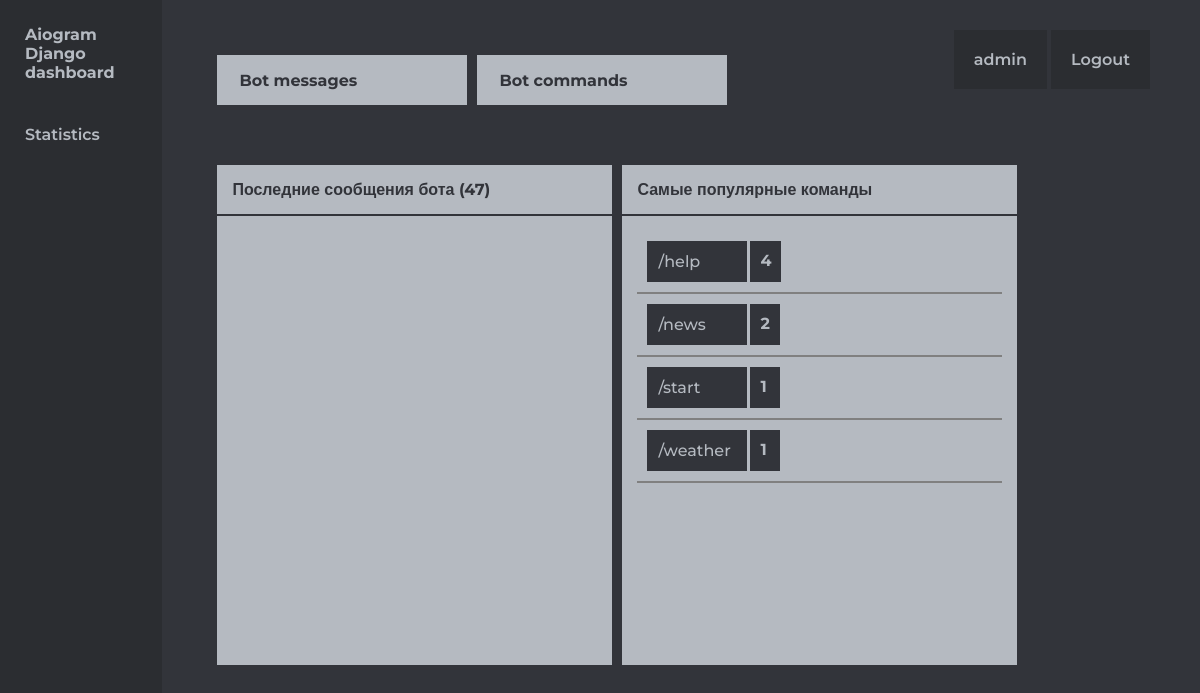
Before: / (signed in) with the older database file.
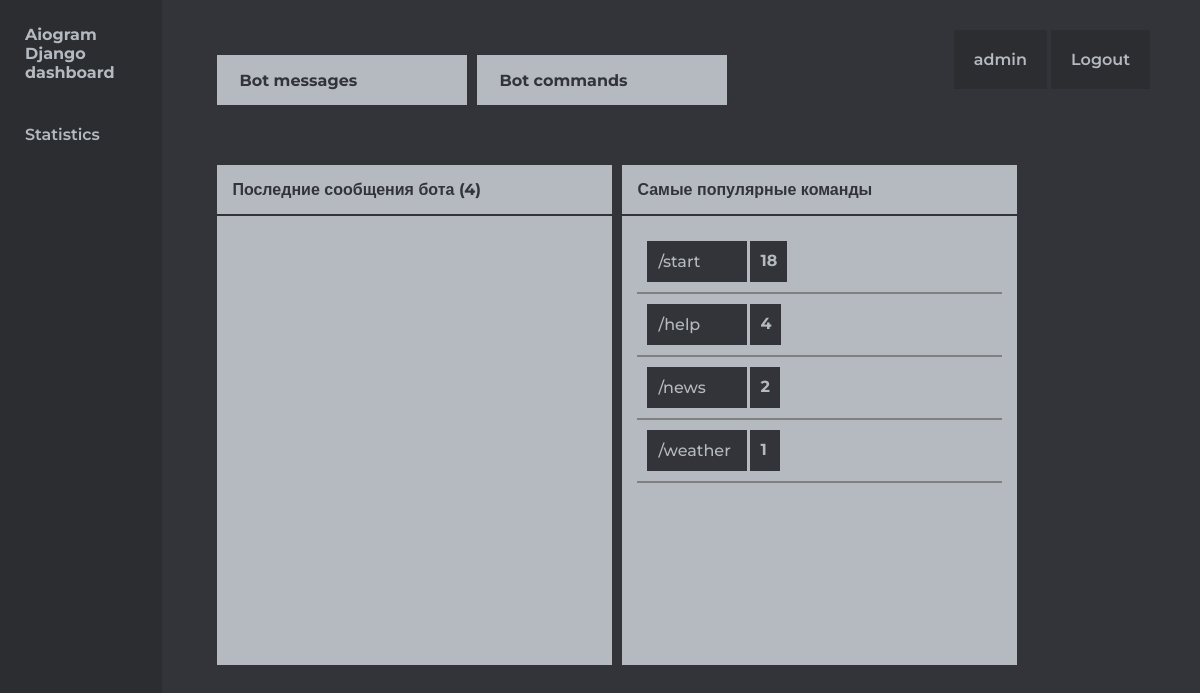
After: the same page with the newer database file.
### bot_messages/models.py (models this page shows, shortened)
class CommandLog(models.Model):
    command = models.ForeignKey('Command', on_delete=models.SET_NULL, null=True)
    calls_count = models.PositiveIntegerField(null=True, blank=True, default=0, editable=False)

class Command(models.Model):
    command = models.CharField(max_length=124)
    text = models.TextField()
    def __str__(self):
        return self.command

### bot_messages/views.py (the view)
# urls.py: path('', MessageListView.as_view(), name='messages-list'),
class MessageListView(ListView):
    template_name = 'bot_messages/message_list.html'
    model = Message
    context_object_name = 'messages'
    def get_context_data(self, **kwargs):
        context = super().get_context_data(**kwargs)
        context["title"] = "Bot analytics"
        context["popular_commands"] = CommandLog.objects.select_related('command').order_by("-calls_count")
        return context

### templates/bot_messages/message_list.html (shortened to what this page needs)
{% extends 'base.html' %}
{% load static %}
{% block links %}
<link rel="stylesheet" href="{% static 'css/dashboard.css' %}">
<link rel="stylesheet" href="{% static 'css/include/sidebar.css' %}">
{% endblock %}
{% block content %}
<div class="container">
    {% include 'include/sidebar.html' %}
    <section class="content">
    {% include 'include/dashboard-controls.html' %}
        <section class="articles">
            <article class="article__default bot__messages">
                <h1 class="title">Последние сообщения бота ({{ messages|length }})</h1>
                <ul class="messages__ul" id="messages__ul">
                </ul>
            </article>
            {% if perms.bot_messages.can_change_command %}
            <article class="article__default popular__commands">
                <h1 class="title">Самые популярные команды</h1>
                <ul class="commands__ul">
                    {% for command in popular_commands %}
                    <ul class="command__ul">
                        <li class="command_li command__title">{{ command.command }}</li>
                        <li class="command_li calls__value">{{ command.calls_count }}</li>
                    </ul>
                    {% endfor %}
                </ul>
            </article>
            {% endif %}
        </section>
    </section>
</div>
{% endblock %}

### templates/base.html (shortened to what this page needs)
{% load static %}
<!DOCTYPE html>
<html lang="en">
<head>
    <link rel="stylesheet" href="{% static 'css/base.css' %}">
    {% block links %} {% endblock %}
</head>
<body>
{% block content %} {% endblock %}
</body>
</html>

### templates/include/sidebar.html
<aside class="sidebar">
    <section class="header">
        <h1 class="title">Aiogram Django dashboard</h1>
    </section>
    <section class="main">
        <a class="link" href="{% url 'messages-list' %}">Statistics</a>
    </section>
</aside>

### templates/include/dashboard-controls.html
<div class="dashboard">
    <section class="statistic">
        <a href="{% url 'messages-list' %}" class="link">Bot messages</a>
        <a href="{% url 'commands-list' %}" class="link">Bot commands</a>
    </section>
    {% if user.is_authenticated %}
    <section class="auth">
        <a href="#" class="user-profile__link">{{ user }}</a>
        <a href="{% url 'logout' %}" class="user-profile__link">Logout</a>
    </section>
    {% else %}
    <section class="auth">
        <a href="{% url 'login' %}" class="user-profile__link">Login</a>
    </section>
    {% endif %}
</div>

### static/css/base.css (style rules this page uses)
* { font-size: 16px; margin: 0px; padding: 0px; box-sizing: border-box; font-family: 'Montserrat', sans-serif; }
.container { display: flex; height: 100vh; background-color: #32343a; }

### static/css/dashboard.css (style rules this page uses)
.dashboard { display: flex; flex-direction: row; justify-content: space-between; padding: 50px; }
.auth .user-profile__link { font-weight: 600; background-color: #2b2d31; padding: 20px; text-decoration: none; transition: 0.2s; }
.dashboard .statistic { display: flex; }
.statistic .link { background-color: #b5bac1; margin: 5px; width: 250px; height: 50px; display: flex; align-items: center; padding-left: 20px; border: 2px solid #b5bac1; color: #32343a; text-decoration: none; font-weight: 700; transition: 0.2s; }
.content { width: 100%; height: 100vh; display: flex; flex-direction: column; }
.content .articles { display: flex; margin-left: 50px; }
.content .article__default { background-color: #b5bac1; width: 40%; height: 500px; justify-self: left; align-self: center; margin: 5px; overflow: auto; }
.content .article__default .title { color: #32343a; padding: 15px; }
.content .article__default .messages__ul { border-top: 2px solid #32343a; padding: 15px; list-style-type: none; }
.content .article__default .commands__ul { border-top: 2px solid #32343a; padding: 15px; list-style-type: none; }
.commands__ul .command__ul { padding: 10px; list-style-type: none; border-bottom: 2px solid grey; display: flex; }
.commands__ul .command__title { background-color: #32343a; color: #b5bac1; font-weight: 500; width: 100px; padding: 9px; border: 2px solid #32343a; }
.commands__ul .calls__value { padding: 10px; background-color: #32343a; color: #b5bac1; font-weight: 700; margin-left: 3px; width: auto; min-width: 30px; }

### static/css/include/sidebar.css (style rules this page uses)
.sidebar { background-color: #2b2d31; width: 15%; display: flex; flex-direction: column; padding: 25px; }
.sidebar .header { justify-self: center; height: 100px; }
.sidebar .title { font-size: 1em; }
.sidebar p, h1, a { color: #b5bac1; }
.sidebar .main .link { font-weight: 600; text-decoration: none; transition: 0.2s; }

Changed rows visible on the page:
changed CommandLog "/start": calls_count "1" → "18"; moves up the list
Other visible differences:
{{ messages|length }}: "47" → "4"
